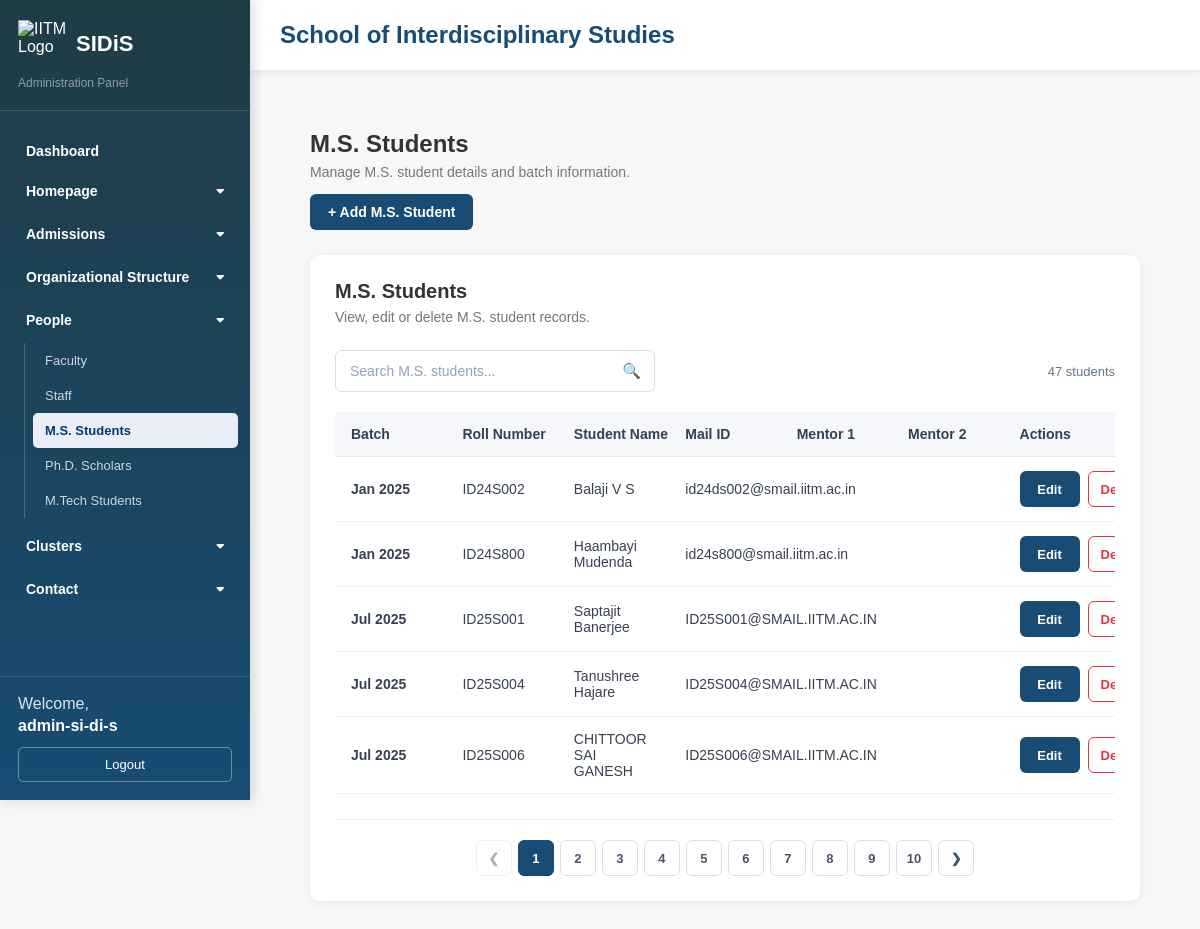
Page /admin/ms.php (signed in) on the committed database.
### tables this page shows
CREATE TABLE `ms` (
  `id` int UNSIGNED NOT NULL,
  `batch` varchar(100) NOT NULL,
  `roll_number` varchar(30) NOT NULL,
  `student_name` varchar(150) NOT NULL,
  `mail_id` varchar(255) NOT NULL,
  `mentor_1` varchar(150) DEFAULT NULL,
  `mentor_2` varchar(150) DEFAULT NULL
);

### admin/ms.php (the view, shortened to what this page needs)
<?php
require_once __DIR__ . '/../config.php';
$sql = "
    SELECT
        id,
        batch,
        roll_number,
        student_name,
        mail_id,
        mentor_1,
        mentor_2
    FROM ms
    ORDER BY id ASC
";
$stmt = $pdo->prepare($sql);
$stmt->execute();
$students =
    $stmt->fetchAll(PDO::FETCH_ASSOC);
include 'header.php';
?>
<div class="dashboard-content">
    <div class="page-header">
        <div>
            <h2>M.S. Students</h2>
            <p>
                Manage M.S. student details and batch information.
            </p>
        </div>
        <div>
            <a
                href="addms.php"
                class="btn-add"
            >
                + Add M.S. Student
            </a>
        </div>
    </div>
    <div class="dashboard-card">
        <div class="card-header">
            <div>
                <h3>M.S. Students</h3>
                <p>
                    View, edit or delete M.S. student records.
                </p>
            </div>
        </div>
        <?php if (!empty($students)): ?>
            <div class="table-toolbar">
                <div class="table-search">
                    <input
                        type="text"
                        id="msSearch"
                        class="table-search-input"
                        placeholder="Search M.S. students..."
                        autocomplete="off"
                    >
                    <span class="table-search-icon">
                    </span>
                </div>
                <div
                    id="msSearchCount"
                    class="search-result-count"
                ></div>
            </div>
            <div class="table-wrapper">
                <table
                    class="data-table"
                    id="msTable"
                >
                    <thead>
                        <tr>
                            <th>Batch</th>
                            <th>Roll Number</th>
                            <th>Student Name</th>
                            <th>Mail ID</th>
                            <th>Mentor 1</th>
                            <th>Mentor 2</th>
                            <th>Actions</th>
                        </tr>
                    </thead>
                    <tbody id="msTableBody">
                        <?php foreach ($students as $student): ?>
                            <tr class="ms-row">
                                <td>
                                    <strong>
                                        <?= htmlspecialchars(
                                            $student['batch'],
                                            ENT_QUOTES,
                                            'UTF-8'
                                        ) ?>
                                    </strong>
                                </td>
                                <td>
                                    <?= htmlspecialchars(
                                        $student['roll_number'],
                                        ENT_QUOTES,
                                        'UTF-8'
                                    ) ?>
                                </td>
                                <td>
                                    <?= htmlspecialchars(
                                        $student['student_name'],
                                        ENT_QUOTES,
                                        'UTF-8'
                                    ) ?>
                                </td>
                                <td>
                                    <?= htmlspecialchars(
                                        $student['mail_id'],
                                        ENT_QUOTES,
                                        'UTF-8'
                                    ) ?>
                                </td>
                                <td>
                                </td>
                                <td>
                                </td>
                                <td>
                                    <div class="table-actions">
                                        <a
                                            href="editms.php?id=<?= (int)$student['id'] ?>"
                                            class="btn-edit"
                                        >
                                            Edit
                                        </a>
                                        <button
                                            type="button"
                                            class="btn-delete"
                                            onclick="openDeleteModal(
                                                <?= (int)$student['id'] ?>,
                                                <?= htmlspecialchars(
                                                    json_encode(
                                                        $student['student_name'],
                                                        JSON_HEX_TAG |
                                                        JSON_HEX_AMP |
                                                        JSON_HEX_APOS |
                                                        JSON_HEX_QUOT
                                                    ),
                                                    ENT_QUOTES,
                                                    'UTF-8'
                                                ) ?>
                                            )"
                                        >
                                            Delete
                                        </button>
                                    </div>
                                </td>
                            </tr>
                        <?php endforeach; ?>
                    </tbody>
                </table>
            </div>
            <div
                id="msPagination"
                class="table-pagination"
            ></div>
        <?php endif; ?>
    </div>
</div>
<?php include 'footer.php'; ?>

### admin/style.css (style rules this page uses)
* { box-sizing: border-box; }
body { margin: 0; font-family: Arial, Helvetica, sans-serif; background: #f5f7f9; color: #333; }
.dashboard-content { padding: 30px; }
.page-header { margin-bottom: 25px; }
.page-header h2 { margin: 0; font-size: 24px; font-weight: 600; }
.page-header p { margin-top: 6px; color: #777; font-size: 14px; }
.dashboard-card { background: #fff; border-radius: 10px; padding: 25px; margin-bottom: 25px; box-shadow: 0 2px 10px rgba(0, 0, 0, 0.06); }
.card-header { margin-bottom: 25px; }
.card-header h3 { margin: 0; font-size: 20px; font-weight: 600; }
.card-header p { color: #777; margin-top: 6px; font-size: 14px; }
.table-wrapper { width: 100%; overflow-x: auto; margin-top: 20px; }
.data-table { width: 100%; border-collapse: separate; border-spacing: 0; table-layout: fixed; }
.data-table thead th { background: #f5f7fa; color: #334155; font-size: 14px; font-weight: 600; text-align: left; padding: 14px 16px; border-bottom: 1px solid #e5e7eb; white-space: nowrap; }
.data-table tbody td { padding: 14px 16px; border-bottom: 1px solid #edf0f3; vertical-align: middle; color: #374151; font-size: 14px; }
.table-actions { display: flex; align-items: center; gap: 8px; white-space: nowrap; }
.btn-edit { display: inline-flex; align-items: center; justify-content: center; min-width: 60px; height: 36px; padding: 0 14px; background: #184c74; color: #ffffff; border: none; border-radius: 6px; font-size: 13px; font-weight: 600; text-decoration: none; cursor: pointer; transition: all 0.2s ease; }
.btn-delete { display: inline-flex; align-items: center; justify-content: center; min-width: 65px; height: 36px; padding: 0 14px; background: #ffffff; color: #dc3545; border: 1px solid #dc3545; border-radius: 6px; font-size: 13px; font-weight: 600; cursor: pointer; transition: all 0.2s ease; }
.btn-add { display: inline-flex; align-items: center; justify-content: center; gap: 6px; padding: 10px 18px; background: #184c74; color: #ffffff; border-radius: 6px; font-size: 14px; font-weight: 600; text-decoration: none; transition: all 0.2s ease; }
.table-toolbar { display: flex; align-items: center; justify-content: space-between; gap: 20px; margin: 20px 0; }
.table-search { position: relative; width: 320px; }
.table-search-input { width: 100%; height: 42px; padding: 0 42px 0 14px; border: 1px solid #d9dee5; border-radius: 6px; background: #ffffff; color: #334155; font-size: 14px; outline: none; transition: border-color 0.2s ease, box-shadow 0.2s ease; }
.table-search-input::placeholder { color: #94a3b8; }
.table-search-icon { position: absolute; right: 14px; top: 50%; transform: translateY(-50%); color: #64748b; font-size: 15px; pointer-events: none; }
.search-result-count { color: #64748b; font-size: 13px; }
.table-pagination { display: flex; align-items: center; justify-content: center; gap: 6px; margin-top: 25px; padding-top: 20px; border-top: 1px solid #edf0f3; }

### rows in the picture
ms: batch "Jan 2025", roll_number "ID24S002", student_name "Balaji V S", mail "id24ds002@smail.iitm.ac.in"
ms: batch "Jan 2025", roll_number "ID24S800", student_name "Haambayi Mudenda", mail "id24s800@smail.iitm.ac.in"
ms: batch "Jul 2025", roll_number "ID25S001", student_name "Saptajit Banerjee", mail "ID25S001@SMAIL.IITM.AC.IN"
ms: batch "Jul 2025", roll_number "ID25S004", student_name "Tanushree Hajare", mail "ID25S004@SMAIL.IITM.AC.IN"
ms: batch "Jul 2025", roll_number "ID25S006", student_name "CHITTOOR SAI GANESH", mail "ID25S006@SMAIL.IITM.AC.IN"

### other values in the picture
$section "Homepage"
$section "Admissions"
$section "Organizational Structure"
$section "People"
$pageTitle "Faculty"
$pageTitle "Staff"
$pageTitle "M.S. Students"
$pageTitle "Ph.D. Scholars"
$pageTitle "M.Tech Students"
$section "Clusters"
$section "Contact"
$_SESSION['admin_username'] "admin-si-di-s"
